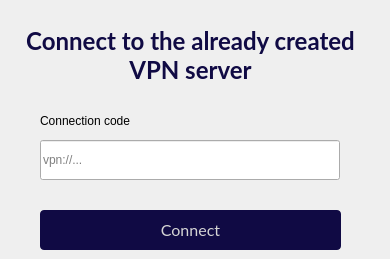
       <widget class="QWidget" name="page_start_import">
        <widget class="QPushButton" name="pushButton_new_server_import">
         <property name="geometry">
          <rect>
           <x>40</x>
           <y>210</y>
           <width>301</width>
           <height>40</height>
          </rect>
         </property>
         <property name="cursor">
          <cursorShape>PointingHandCursor</cursorShape>
         </property>
         <property name="styleSheet">
          <string notr="true">QPushButton {
	font-size: 13pt;
	font: &quot;Open Sans Semibold&quot;;
	color:rgb(212, 212, 212);
	
border-radius: 4px;

font-family: Lato;
font-style: normal;
font-weight: normal;
font-size: 16px;
line-height: 21px;

background: #100A44;
border-radius: 4px;
}

QPushButton:hover {
background: #211966;
}
</string>
         </property>
         <property name="text">
          <string>Connect</string>
         </property>
        </widget>
        <widget class="QLineEdit" name="lineEdit_start_existing_code">
         <property name="geometry">
          <rect>
           <x>40</x>
           <y>140</y>
           <width>300</width>
           <height>40</height>
          </rect>
         </property>
         <property name="styleSheet">
          <string notr="true"/>
         </property>
         <property name="text">
          <string/>
         </property>
         <property name="placeholderText">
          <string>vpn://...</string>
         </property>
        </widget>
        <widget class="QLabel" name="label_23">
         <property name="geometry">
          <rect>
           <x>0</x>
           <y>20</y>
           <width>381</width>
           <height>71</height>
          </rect>
         </property>
         <property name="styleSheet">
          <string notr="true">QLabel {
font-family: Lato;
font-style: normal;
font-weight: bold;
font-size: 24px;
color: #100A44;
}
</string>
         </property>
         <property name="text">
          <string>Connect to the already created VPN server</string>
         </property>
         <property name="alignment">
          <set>Qt::AlignCenter</set>
         </property>
         <property name="wordWrap">
          <bool>true</bool>
         </property>
        </widget>
        <widget class="QLabel" name="label_24">
         <property name="geometry">
          <rect>
           <x>40</x>
           <y>110</y>
           <width>301</width>
           <height>21</height>
          </rect>
         </property>
         <property name="styleSheet">
          <string notr="true"/>
         </property>
         <property name="text">
          <string>Connection code</string>
         </property>
        </widget>
       </widget>
